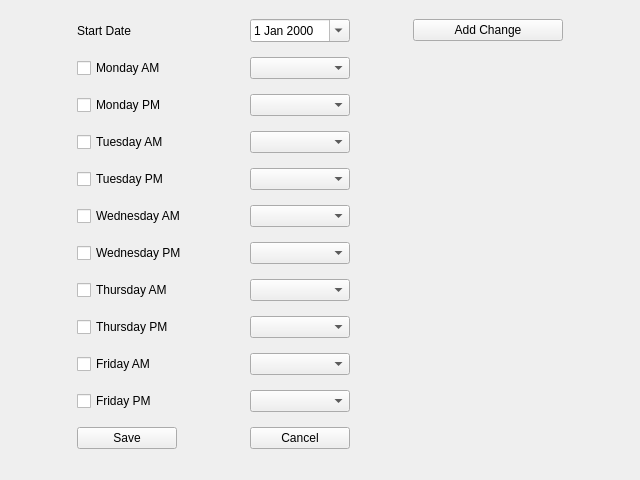
<?xml version="1.0" encoding="UTF-8"?>
<ui version="4.0">
 <class>SessionsForm</class>
 <widget class="QWidget" name="SessionsForm">
  <property name="geometry">
   <rect>
    <x>0</x>
    <y>0</y>
    <width>640</width>
    <height>480</height>
   </rect>
  </property>
  <property name="windowTitle">
   <string>Form</string>
  </property>
  <widget class="QWidget" name="gridLayoutWidget">
   <property name="geometry">
    <rect>
     <x>20</x>
     <y>10</y>
     <width>601</width>
     <height>451</height>
    </rect>
   </property>
   <layout class="QGridLayout" name="gridLayout">
    <item row="9" column="1">
     <widget class="QComboBox" name="comboBox_9"/>
    </item>
    <item row="10" column="0">
     <widget class="QCheckBox" name="fridayPMCheckBox">
      <property name="text">
       <string>Friday PM</string>
      </property>
     </widget>
    </item>
    <item row="8" column="1">
     <widget class="QComboBox" name="comboBox_8"/>
    </item>
    <item row="3" column="1">
     <widget class="QComboBox" name="comboBox_3"/>
    </item>
    <item row="0" column="0">
     <widget class="QLabel" name="label">
      <property name="text">
       <string>Start Date</string>
      </property>
     </widget>
    </item>
    <item row="11" column="1">
     <widget class="QPushButton" name="cancelButton">
      <property name="maximumSize">
       <size>
        <width>100</width>
        <height>16777215</height>
       </size>
      </property>
      <property name="text">
       <string>Cancel</string>
      </property>
     </widget>
    </item>
    <item row="10" column="1">
     <widget class="QComboBox" name="comboBox_10"/>
    </item>
    <item row="2" column="1">
     <widget class="QComboBox" name="comboBox_2"/>
    </item>
    <item row="1" column="1">
     <widget class="QComboBox" name="comboBox"/>
    </item>
    <item row="6" column="1">
     <widget class="QComboBox" name="comboBox_6"/>
    </item>
    <item row="8" column="0">
     <widget class="QCheckBox" name="thursPMCheckBox">
      <property name="text">
       <string>Thursday PM</string>
      </property>
     </widget>
    </item>
    <item row="7" column="0">
     <widget class="QCheckBox" name="thursAMCheckBox">
      <property name="text">
       <string>Thursday AM</string>
      </property>
     </widget>
    </item>
    <item row="9" column="0">
     <widget class="QCheckBox" name="fridayAMCheckBox">
      <property name="text">
       <string>Friday AM</string>
      </property>
     </widget>
    </item>
    <item row="4" column="1">
     <widget class="QComboBox" name="comboBox_4"/>
    </item>
    <item row="11" column="0">
     <widget class="QPushButton" name="saveButton">
      <property name="maximumSize">
       <size>
        <width>100</width>
        <height>16777215</height>
       </size>
      </property>
      <property name="text">
       <string>Save</string>
      </property>
     </widget>
    </item>
    <item row="2" column="0">
     <widget class="QCheckBox" name="monPMCheckBox">
      <property name="text">
       <string>Monday PM</string>
      </property>
     </widget>
    </item>
    <item row="1" column="0">
     <widget class="QCheckBox" name="monAMCheckBox">
      <property name="text">
       <string>Monday AM</string>
      </property>
     </widget>
    </item>
    <item row="7" column="1">
     <widget class="QComboBox" name="comboBox_7"/>
    </item>
    <item row="3" column="0">
     <widget class="QCheckBox" name="tuesAMCheckBox">
      <property name="text">
       <string>Tuesday AM</string>
      </property>
     </widget>
    </item>
    <item row="5" column="0">
     <widget class="QCheckBox" name="wedAMCheckBox">
      <property name="text">
       <string>Wednesday AM</string>
      </property>
     </widget>
    </item>
    <item row="5" column="1">
     <widget class="QComboBox" name="comboBox_5"/>
    </item>
    <item row="6" column="0">
     <widget class="QCheckBox" name="wedPMCheckBox">
      <property name="text">
       <string>Wednesday PM</string>
      </property>
     </widget>
    </item>
    <item row="0" column="1">
     <widget class="QDateEdit" name="dateEdit">
      <property name="calendarPopup">
       <bool>true</bool>
      </property>
     </widget>
    </item>
    <item row="4" column="0">
     <widget class="QCheckBox" name="tuesPMCheckBox">
      <property name="text">
       <string>Tuesday PM</string>
      </property>
     </widget>
    </item>
    <item row="0" column="2">
     <widget class="QPushButton" name="changeButton">
      <property name="maximumSize">
       <size>
        <width>150</width>
        <height>16777215</height>
       </size>
      </property>
      <property name="text">
       <string>Add Change</string>
      </property>
     </widget>
    </item>
   </layout>
  </widget>
 </widget>
 <resources/>
 <connections/>
</ui>
